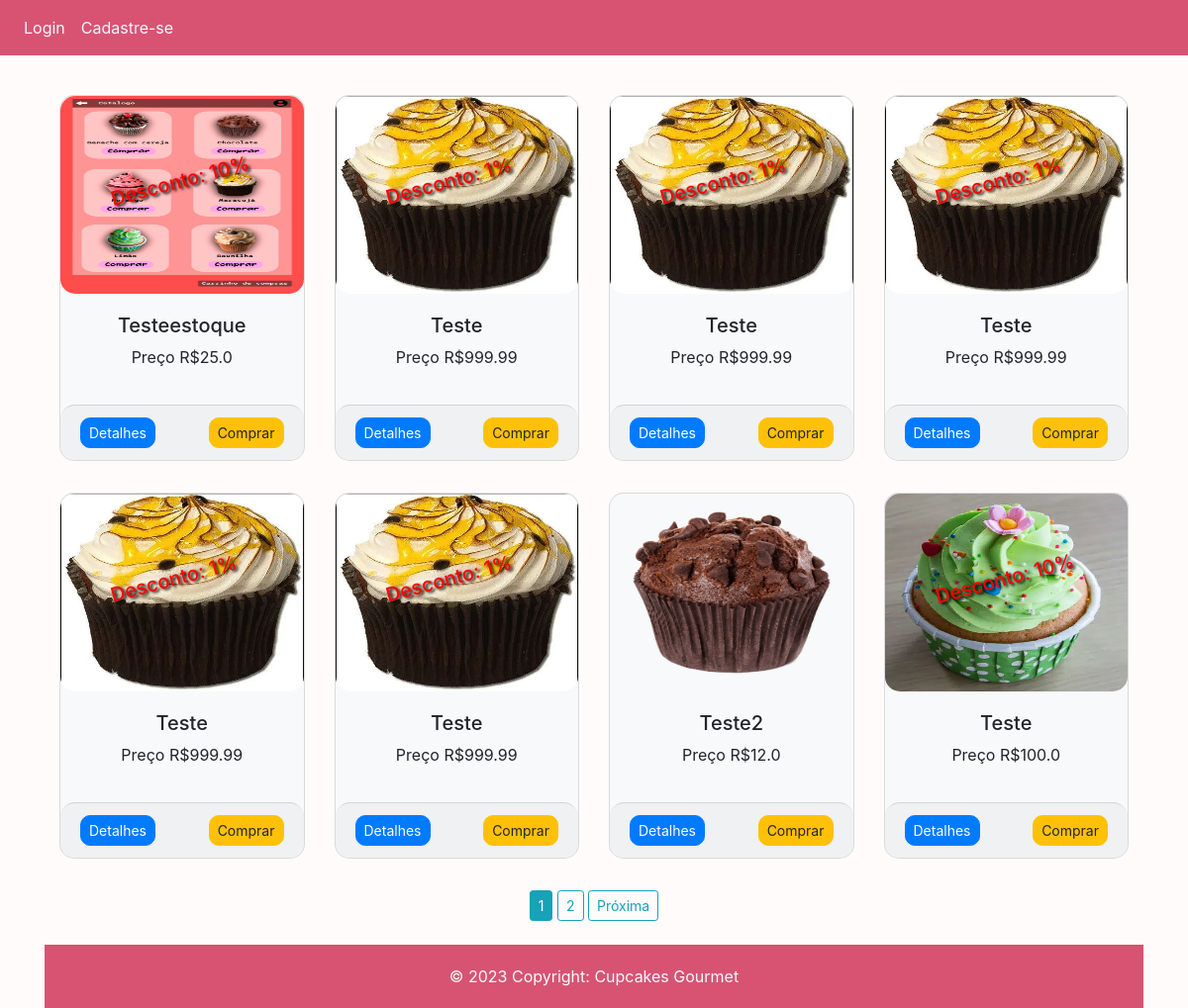
The page / on the database its author committed.
### website/models.py (models this page shows)
class Product(db.Model):
    __seachbale__ = ['name', 'description'] # Itens que poderão ser pesquisados pelo flask_msearch
    id = db.Column(db.Integer, primary_key=True)
    name = db.Column(db.String(80), nullable=False)
    price = db.Column(db.Float, nullable=False)
    discount = db.Column(db.Integer, default=0)
    stock = db.Column(db.Integer, nullable=False)
    description = db.Column(db.String(200), nullable=False)
    user_id = db.Column(db.Integer, db.ForeignKey('user.id'))
    pub_date = db.Column(db.DateTime, nullable=False, default=datetime.now)
    img = db.Column(db.String(150), nullable=False, default='image.jpg')

### website/auth.py (the view)
@auth.route('/') #Home
def home():
    page = request.args.get('page',1, type=int)
    products = Product.query.filter(Product.stock > 0).order_by(
        Product.id.desc()).paginate(page=page, per_page= 8) # Buscar os produtos(Product) que estão na base de dados, ordena por ID e define a quantidade de produtos por pagina
    return render_template('home.html', user=current_user, products = products) # Colocar a relação de produtos(Product) encontrados na variavel products para enviar ao home.html

### website/templates/home.html (shortened to what this page needs)
{% extends "base.html" %} {% block title %}Home{% endblock %} {% block content%}
<div class="container">
    <br />
    <div class="row">
        {% for product in products.items %}
        <div class="col-md-3 mt-3">
            <div class="card bg-light mb-3" style="max-width: 18rem; border-radius: 15px;">
                <img src="{{url_for('static', filename='images/' + product.img)}}" alt="product.name" class="card-img-top" height="200" style="border-radius: 15px;">
                <div class="card-body">
                    {% if product.discount > 0 %}
                     <h5 style="text-shadow: 2px 2px 3px #000000; color: #F00; transform: rotate(-15deg); position:absolute; top:20%; left: 20%;"> Desconto: {{product.discount}}%</h5>
                    {% endif %}
                    <h5 class="text-center">{{product.name}}</h5>
                    <p class="text-center">Preço R${{product.price}}</p>
                </div>
                <div class="card-footer" style="border-radius: 15px;">
                    <a href="{{url_for('auth.single_page', id= product.id)}}" class="float-left btn btn-sm btn-primary" style="border-radius: 10px;">Detalhes</a>
                    <form action="{{url_for('auth.AddCart')}}" method="post">
                        <button type="submit" class="btn btn-sm btn-warning float-right" style="border-radius: 10px;"> Comprar </button>
                    </form>
                </div>
            </div>
        </div>
        {% endfor %}
    </div>
    <div class="row">
        <div class="col text-center">
            {% if products.total > 8 %}
            {% for page_num in products.iter_pages(left_edge=1, right_edge=2, left_current=1, right_current=2) %}
            {% if page_num %}
            {% if products.page == page_num %}
            <a href="{{url_for('auth.home', page=page_num)}}" class="btn btn-info btn-sm mt-3">{{page_num}}</a>
            {% else %}
            <a href="{{url_for('auth.home', page=page_num)}}" class="btn btn-outline-info btn-sm mt-3">{{page_num}}</a>
            {% endif %}
            {% else %}
            ...
            {% endif %}
            {% endfor %}
            {% endif %}
            {% if products.has_next %}
            <a href="{{url_for('auth.home', page=products.next_num)}}" class="btn btn-outline-info btn-sm mt-3">Próxima</a>
            {% endif %}
        </div>
    </div>
</div>
<br />
<footer class="text-light">
    <div class="text-center" style="background-color: #d85372; padding: 20px;" >
      &copy 2023 Copyright: <a href="#" style="color: aliceblue;">Cupcakes Gourmet</a>
    </div>
</footer>
{% endblock%}

### website/templates/base.html (style rules this page uses)
body { background-color: #fffbfb; }

### rows shown on the page
Product: img (picture), discount "10", name "Testeestoque", price "25.0"
Product: img (picture), discount "1", name "Teste", price "999.99"
Product: img (picture), discount "1", name "Teste", price "999.99"
Product: img (picture), discount "1", name "Teste", price "999.99"
Product: img (picture), discount "1", name "Teste", price "999.99"
Product: img (picture), discount "1", name "Teste", price "999.99"
Product: img (picture), name "Teste2", price "12.0"
Product: img (picture), discount "10", name "Teste", price "100.0"

### other values the page prints
{{ page_num }} "1"
{{ page_num }} "2"
